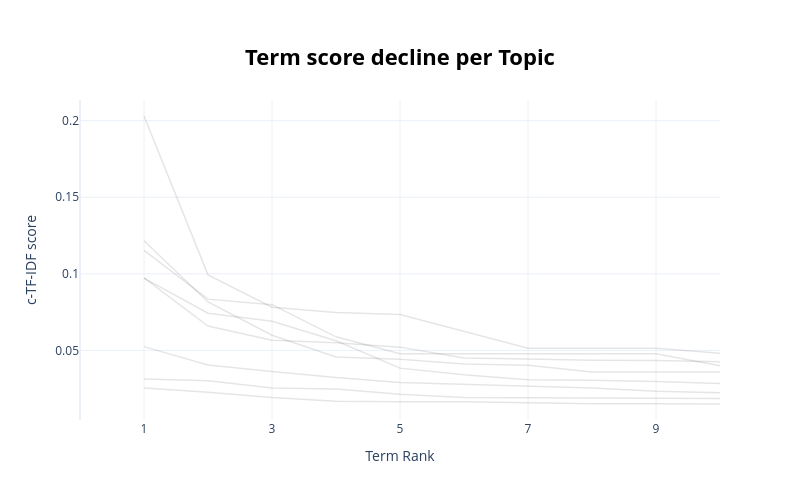

Write notebook code for a chart like this one.
### Code cell
tm.visualize_topics()     
tm.visualize_barchart(top_n_topics=10)
tm.visualize_term_rank()

### Figure 1 — Plotly figure (JSON) as saved in the notebook; plotly's stock layout.template omitted (floating-point values rounded to 4 significant figures)
{"data": [{"hovertext": "<b>Topic -1</b>:like_time_got_love_better_know_peo", "line": {"color": "black", "width": 1.5}, "mode": "lines+lines", "name": "", "opacity": 0.1, "type": "scatter", "x": [1, 2, 3, 4, 5, 6, 7, 8, 9, 10], "y": [0.02547, 0.02262, 0.01919, 0.01675, 0.01647, 0.01638, 0.01573, 0.01517, 0.01509, 0.01499]}, {"hovertext": "<b>Topic 0</b>:like_people_kids_love_bad_baby_know", "line": {"color": "black", "width": 1.5}, "mode": "lines+lines", "name": "", "opacity": 0.1, "type": "scatter", "x": [1, 2, 3, 4, 5, 6, 7, 8, 9, 10], "y": [0.0313, 0.03015, 0.02546, 0.02485, 0.02139, 0.01926, 0.01902, 0.01901, 0.0188, 0.01856]}, {"hovertext": "<b>Topic 1</b>:team_win_season_goal_league_chelsea", "line": {"color": "black", "width": 1.5}, "mode": "lines+lines", "name": "", "opacity": 0.1, "type": "scatter", "x": [1, 2, 3, 4, 5, 6, 7, 8, 9, 10], "y": [0.05244, 0.04044, 0.03622, 0.03222, 0.02911, 0.02789, 0.0269, 0.02543, 0.02326, 0.02236]}, {"hovertext": "<b>Topic 2</b>:work_let_shit_got_gonna_better_toda", "line": {"color": "black", "width": 1.5}, "mode": "lines+lines", "name": "", "opacity": 0.1, "type": "scatter", "x": [1, 2, 3, 4, 5, 6, 7, 8, 9, 10], "y": [0.0973, 0.06589, 0.05669, 0.05496, 0.05213, 0.04508, 0.04442, 0.04351, 0.04348, 0.04261]}, {"hovertext": "<b>Topic 3</b>:song_music_album_new_gonna_like_sin", "line": {"color": "black", "width": 1.5}, "mode": "lines+lines", "name": "", "opacity": 0.1, "type": "scatter", "x": [1, 2, 3, 4, 5, 6, 7, 8, 9, 10], "y": [0.09718, 0.07425, 0.06904, 0.05626, 0.03841, 0.03411, 0.03079, 0.03052, 0.02972, 0.02838]}, {"hovertext": "<b>Topic 4</b>:look_hair_like_outfit_dress_men_kno", "line": {"color": "black", "width": 1.5}, "mode": "lines+lines", "name": "", "opacity": 0.1, "type": "scatter", "x": [1, 2, 3, 4, 5, 6, 7, 8, 9, 10], "y": [0.1216, 0.08162, 0.05989, 0.04575, 0.04415, 0.04115, 0.04029, 0.03586, 0.03586, 0.03586]}, {"hovertext": "<b>Topic 5</b>:eat_food_eating_chocolate_chicken_c", "line": {"color": "black", "width": 1.5}, "mode": "lines+lines", "name": "", "opacity": 0.1, "type": "scatter", "x": [1, 2, 3, 4, 5, 6, 7, 8, 9, 10], "y": [0.1153, 0.08347, 0.07986, 0.05886, 0.04782, 0.04782, 0.04782, 0.04782, 0.04782, 0.03993]}, {"hovertext": "<b>Topic 6</b>:twitter_follow_tweets_account_tweet", "line": {"color": "black", "width": 1.5}, "mode": "lines+lines", "name": "", "opacity": 0.1, "type": "scatter", "x": [1, 2, 3, 4, 5, 6, 7, 8, 9, 10], "y": [0.2031, 0.09932, 0.07818, 0.0748, 0.07339, 0.06254, 0.05142, 0.05142, 0.05142, 0.04815]}], "layout": {"height": 500, "hoverlabel": {"bgcolor": "white", "font": {"family": "Rockwell", "size": 16}}, "showlegend": false, "title": {"font": {"color": "Black", "size": 22}, "text": "<b>Term score decline per Topic</b>", "x": 0.5, "xanchor": "center", "y": 0.9, "yanchor": "top"}, "width": 800, "xaxis": {"dtick": 2, "range": [0, 10], "tick0": 1, "title": {"text": "Term Rank"}}, "yaxis": {"title": {"text": "c-TF-IDF score"}}}}
